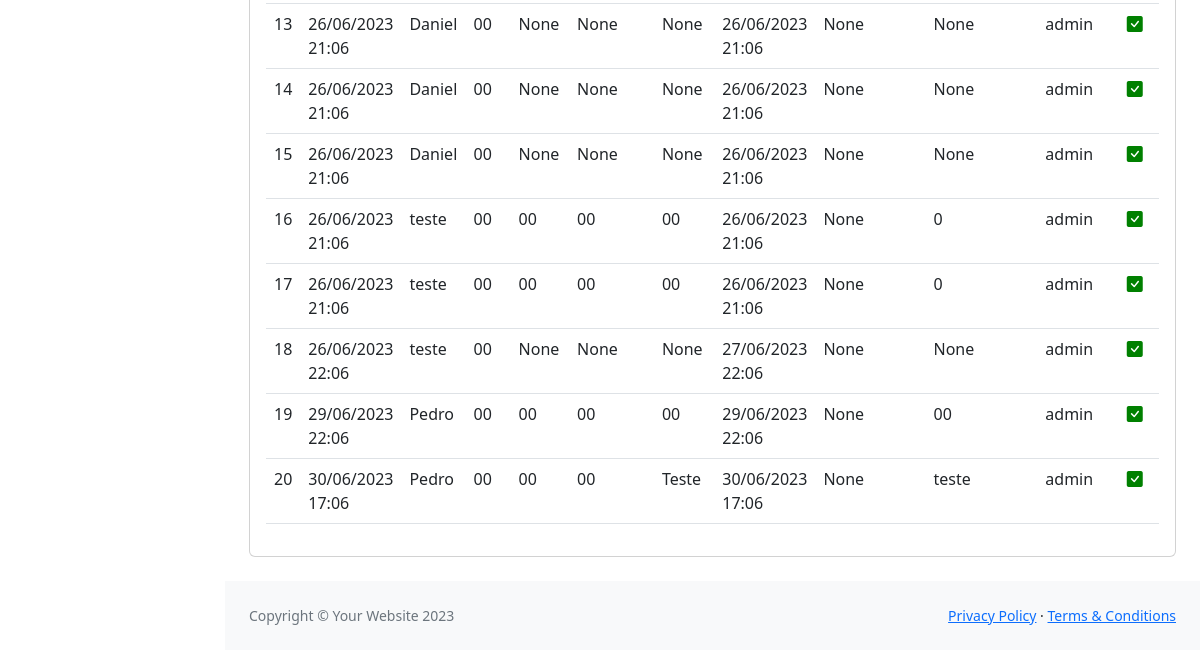
The app's page / (signed in, lower part), older data.
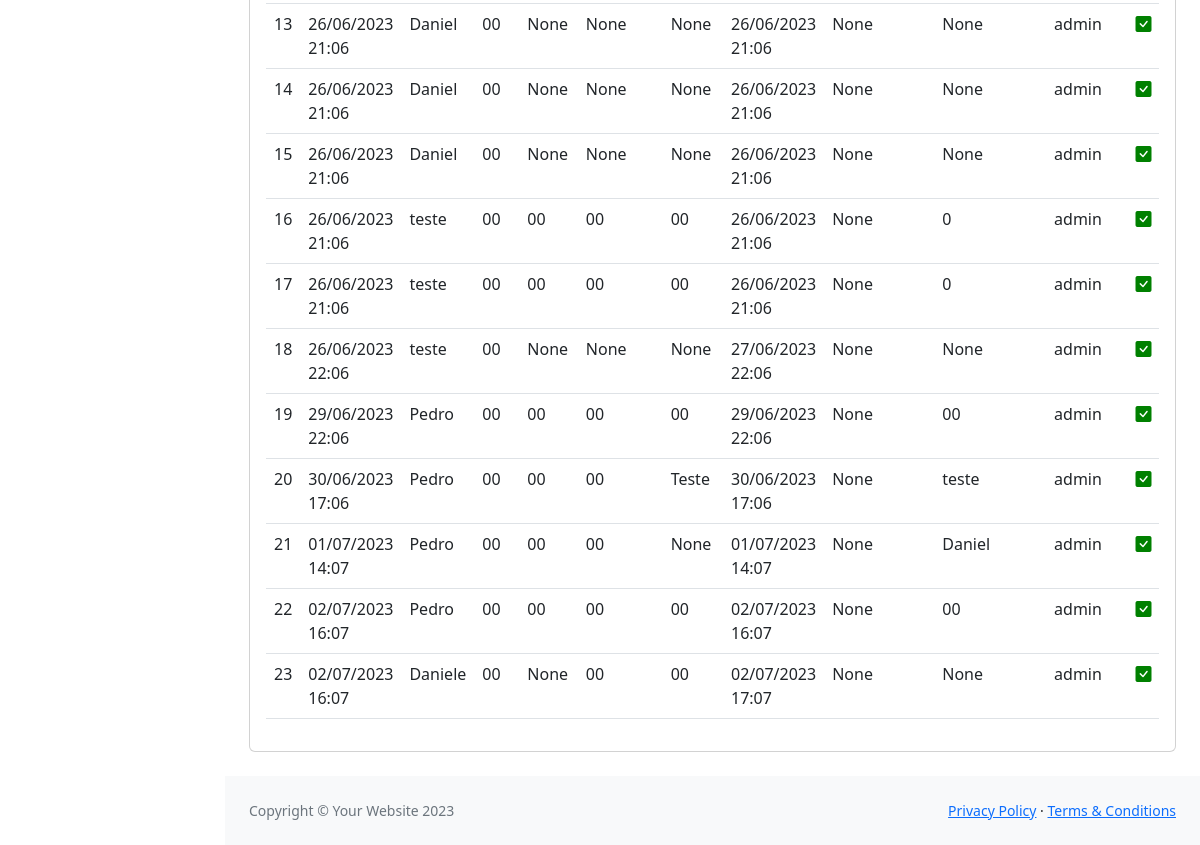
The same page, newer data.
### core/models.py (models this page shows)
class ControleVisitante(models.Model):
    registro_entrada = models.DateTimeField()
    nome = models.CharField(max_length=100)
    cpf = models.CharField(max_length=11)
    placa_carro = models.CharField(max_length=7, null=True, blank=True)
    empresa = models.CharField(max_length=50, null=True, blank=True)
    nota_fiscal = models.CharField(max_length=10, null=True, blank=True)
    registro_saida = models.DateTimeField(null=True, blank=True)
    observacao = models.CharField(max_length=255, null=True, blank=True)
    autorizacao = models.CharField(max_length=50, null=True, blank=True)
    porteiro = models.ForeignKey(User, on_delete=models.PROTECT)

### core/views.py (the view)
# urls.py: path('', visitante, name='visitante'),
@login_required()
def visitante(request):
    template_core = 'core/visitante/lista_visitante.html'
    visitantes = ControleVisitante.objects.all()
    if request.method == "POST":
        form = ControleVisitanteForm(request.POST)
        if form.is_valid():
            registro = form.save(commit=False)
            registro.porteiro = request.user
            registro.save()
            return redirect('visitante')
        else:
            print(form.errors)
    else:
        form = ControleVisitanteForm()
    context = {
        'form': form,
        'visitantes': visitantes
    }
    return render(request, template_core, context)

### core/templates/core/visitante/lista_visitante.html (shortened to what this page needs)
{% extends 'base.html' %}
{% load widget_tweaks %}
{% block content %}
<main>
    <div class="container-fluid px-4">
        <br><br>
        <div class="card mb-4">
            <div class="card-body">
                <div class="table-responsive">
                <table class="table table-hover" id="tableVisitante">
                    <tbody>
                        {% for visitante in visitantes %}
                        <tr>
                            <td>{{visitante.id}}</td>
                            <td>{{visitante.registro_entrada | date:"d/m/Y H:m"}}</td>
                            <td>{{visitante.nome}}</td>
                            <td>{{visitante.cpf}}</td>
                            <td>{{visitante.placa_carro}}</td>
                            <td>{{visitante.empresa}}</td>
                            <td>{{visitante.nota_fiscal}}</td>
                            {% if visitante.registro_saida != None %}
                                <td>{{visitante.registro_saida | date:"d/m/Y H:m"}}</td>
                            {% else %}
                                <td><i style="color: #b11727;" class="bi bi-exclamation-circle-fill"></i></td>
                            {% endif %}
                            <td>{{visitante.observacao}}</td>
                            <td>{{visitante.autorizacao}}</td>
                            <td>{{visitante.porteiro}}</td>
                            {% if visitante.registro_saida == None %}
                            <td>
                                <button onclick="finalizarSaida({{visitante.id}});" name="btn-finalizar"
                                    class="btn btn-danger" value="{{visitante.id}}">Registrar Saida</button>
                            </td>
                            {% else %}
                            <th class="animate__animated animate__flash"><i style="color: green;" class="bi bi-check-square-fill"></i></th>
                            {% endif %}
                        </tr>
                        {% endfor %}
                    </tbody>
                </table>
                </div>
            </div>
        </div>
    </div>
</main>
<footer class="py-4 bg-light mt-auto">
    <div class="container-fluid px-4">
        <div class="d-flex align-items-center justify-content-between small">
            <div class="text-muted">Copyright &copy; Your Website 2023</div>
            <div>
                <a href="#">Privacy Policy</a>
                &middot;
                <a href="#">Terms &amp; Conditions</a>
            </div>
        </div>
    </div>
</footer>
{% endblock %}

### templates/base.html (shortened to what this page needs)
{% load static %}
<!DOCTYPE html>
<html lang="pt-BR">
<head>
    <link href="https://cdn.jsdelivr.net/npm/bootstrap@5.0.2/dist/css/bootstrap.min.css" rel="stylesheet"
>
    <link rel="stylesheet" href="https://cdn.jsdelivr.net/npm/bootstrap-icons@1.10.5/font/bootstrap-icons.css">
    <link rel="stylesheet" href="https://cdnjs.cloudflare.com/ajax/libs/jquery-confirm/3.3.2/jquery-confirm.min.css">
    <link
    rel="stylesheet" href="https://cdnjs.cloudflare.com/ajax/libs/animate.css/4.1.1/animate.min.css"/>
    <link href="{% static 'css/styles.css' %}" rel="stylesheet" />
</head>
<body class="sb-nav-fixed">
    <div id="layoutSidenav">
        <div id="layoutSidenav_content">
            {% block content %}
            {% endblock %}
        </div>
    </div>
</body>
</html>

Row changes from the older to the newer data that the page shows:
added ControleVisitante: id "21", registro_entrada "01/07/2023 14:07", nome "Pedro", cpf "00", placa_carro "00", empresa "00", nota_fiscal "None", registro_saida "01/07/2023 14:07", observacao "None", autorizacao "Daniel", porteiro "admin"
added ControleVisitante: id "22", registro_entrada "02/07/2023 16:07", nome "Pedro", cpf "00", placa_carro "00", empresa "00", nota_fiscal "00", registro_saida "02/07/2023 16:07", observacao "None", autorizacao "00", porteiro "admin"
added ControleVisitante: id "23", registro_entrada "02/07/2023 16:07", nome "Daniele", cpf "00", placa_carro "None", empresa "00", nota_fiscal "00", registro_saida "02/07/2023 17:07", observacao "None", autorizacao "None", porteiro "admin"
